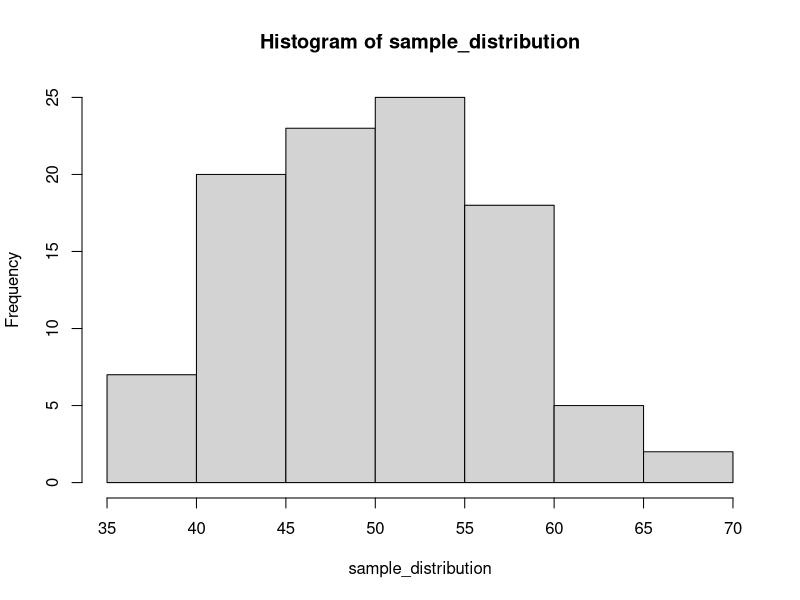

Write the R code that produced this figure.
set.seed(2842)
Pop = 1:100; sample_distribution = numeric(100);
for(i in 1:100)
{
	sample_distribution[i] = mean(sample(Pop,12))
}

hist(sample_distribution)
